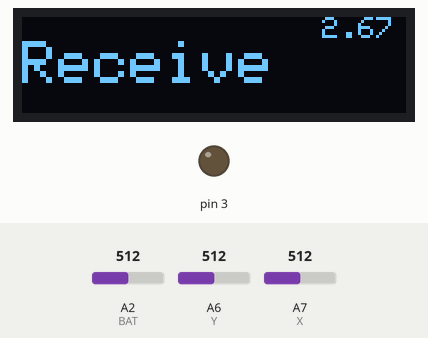
A sketch run on a simulated Arduino Nano, built with avr-gcc and run on an emulated ATmega328P. Parts: 128×32 one-colour display, output pins drawn as LEDs (lit = HIGH). Dashed ring = blinking. The inputs (shaded band) are chosen by the test bench; at power-on: A6 (Y) = 512, A2 (BAT) = 512, A7 (X) = 512. No radio packets arrive unless stated; what the sketch prints to the serial monitor is not drawn.

Above: at 1.2 s.
1.3 s: A6 (Y) set to 313
6.5 s: A6 (Y) set to 291
At 6.81 s:
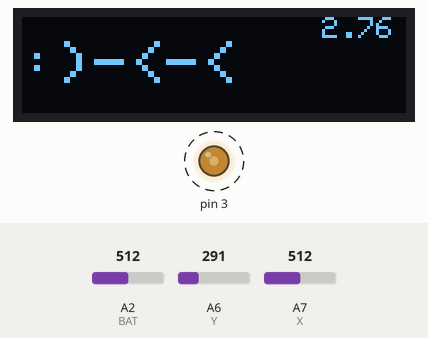
8.2 s: A2 (BAT) set to 762
At 10.33 s:
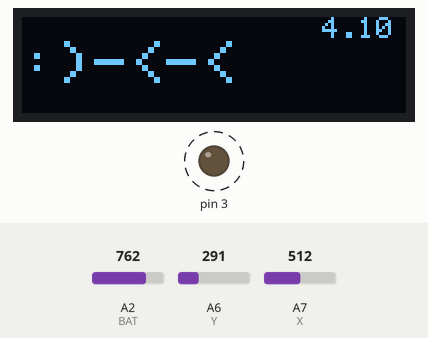
11.5 s: A2 (BAT) set to 785
At 15.11 s:
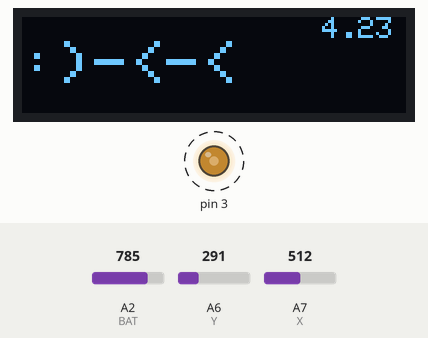
16.6 s: A6 (Y) set to 682
At 17.8 s:
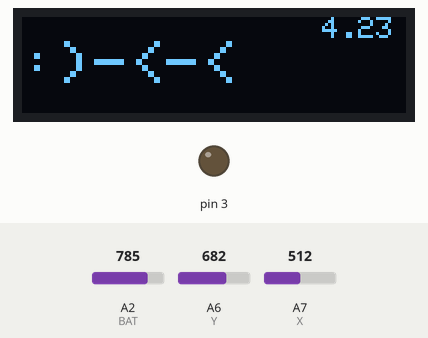
18.1 s: A6 (Y) set to 714
At 18.27 s:
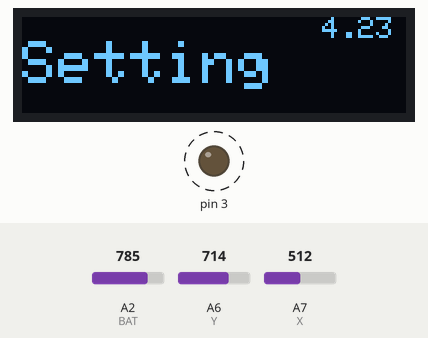
Timing chart, 0 to 21.1 s (numbered marks = the images above; inputs shaded):
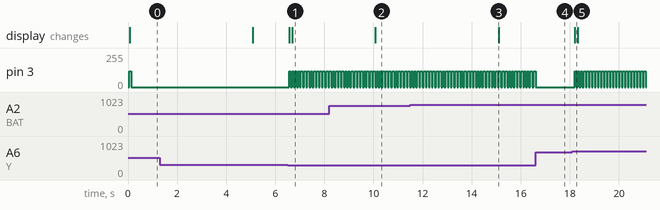

Measured:
- the behaviour switches between 300 and 299 on A6 (Y) (found by bisection; images 0 and 1)
- the behaviour switches between 700 and 701 on A6 (Y) (found by bisection; images 4 and 5)
- after the input at 6.5 s, pin 3: alternates 120/255 for 0.08 s and 0/255 for 0.05 s, starting after 0.06 s; the display: first changes after 0.08 s (image 1 shows a later state)
- after the input at 8.2 s, the display: changes after 1.9 s (image 2)
- after the input at 11.5 s, the display: changes after 3.6 s (image 3)
- after the input at 16.6 s, pin 3: goes on until 16.6 s, then stays 0/255
- after the input at 18.1 s, pin 3: alternates 120/255 for 0.08 s and 0/255 for 0.05 s, starting after 0.09 s; the display: changes after 0.11 s (image 5)

The sketch:

Syno_R_v0.1.ino.ino
```cpp
#include <SPI.h>
#include <Wire.h>
#include <Adafruit_GFX.h>
#include <Adafruit_SSD1306.h>
#include "nRF24L01.h"
#include "RF24.h"
#include "RF24_config.h"

Adafruit_SSD1306 display(128, 32, &Wire, 4);

#define Y A6
#define X A7
#define BAT A2

RF24 radio(7, 8);
const uint64_t pipe = 0xE8E8F0F1A1LL ;

unsigned long select_timer;
unsigned long motor_timer;
unsigned long BAT_timer;

int page = 0;
int select = 0;
int select_last, page_last;

float BAT_V;

String FRAME[4] = {"Messege", "Schedule", "Setting", ""};

typedef struct {

  int RC_INPUT[5];

  int CH_OUTPUT[5];

  int VOLTAGE;

  int OPENMV_STATUS;

  int MODE;

  int STATUS_CODE;

} RECEIVE;

RECEIVE RECEIVE_DATA ;

void setup() {
  Serial.begin(9600);
  display.begin(SSD1306_SWITCHCAPVCC, 0x3C);

  display.clearDisplay();
  // put your setup code here, to run once:
  pinMode(BAT, INPUT);
  BAT_V = float(analogRead(BAT) * 0.0052125);

  display.fillScreen(WHITE);
  display.display();

  radio.begin();
  radio.setPALevel(RF24_PA_MAX);
  radio.setChannel(1);
  radio.setDataRate(RF24_2MBPS);
  radio.openReadingPipe(1, pipe);
  radio.setCRCLength(RF24_CRC_8);
  radio.setAutoAck(0);
  radio.startListening();

  select_timer = millis();
  motor_timer = millis();
  BAT_timer = millis();

}

void loop() {
  menu();

}

void menu() {
  while (1) {
    display.clearDisplay();
    if (millis() - BAT_timer > 5000) {
      BAT_V = float(analogRead(BAT) * 0.0053823);
      BAT_timer = millis();
    }

    if (millis() - select_timer > 120) {

      if (analogRead(Y) > 700) {
        motor_timer = millis();
        select -= 1;
      } else if (analogRead(Y) < 300) {
        motor_timer = millis();
        select += 1;
      }

      select = constrain(select , 0 , 2);
      select_timer = millis();

    }
    if (millis() - motor_timer < 70) {
      analogWrite(3, 120);
    } else {
      analogWrite(3, 0);
    }

    select_last = select;
    page_last = page;

    SELECT_OPTION();
    Serial.print(analogRead(X));
    Serial.print(" ");
    Serial.println(analogRead(Y));


      display.setCursor(100, 0);
      display.setTextSize(1);
      display.setTextColor(WHITE);
      display.print(BAT_V);

    if (select == 0) {
      display.setCursor(0,8);
      display.setTextSize(2);
      display.print("Receive");
    } else if (select == 1) {
      display.setCursor(0,8);
      display.setTextSize(2);
      display.print("Setting");
    } else if (select == 2) {
      display.setCursor(0,8);
      display.setTextSize(2);
      display.print(":)-<-<");
    }
    display.display();
  }
}

void SELECT_OPTION() {
  if (analogRead(X) < 300) {
    switch (page + select) {
      case 0:
        INFO_READ();
        break;
      case 1:
        MESSAGE();
        break;
      case 2:
        SETTING();
        break;
    }

  }
}


void INFO_READ() {
  display.clearDisplay();
  while (1) {
    if (radio.available()) {
      while (radio.available()) {
        radio.read(&RECEIVE_DATA , sizeof(RECEIVE_DATA));
      }
    }


      display.setCursor(0,0);
      display.setTextColor(WHITE);
      display.print(RECEIVE_DATA.RC_INPUT[0]);
      display.print(" ");
      display.print(RECEIVE_DATA.RC_INPUT[1]);
      display.print(" ");
      display.print(RECEIVE_DATA.RC_INPUT[2]);
      display.print(" ");
      display.print(RECEIVE_DATA.RC_INPUT[3]);
      display.println(" ");
      display.print(RECEIVE_DATA.RC_INPUT[4]);
      display.print(" ");
      display.print(RECEIVE_DATA.CH_OUTPUT[0]);
      display.print(" ");
      display.print(RECEIVE_DATA.CH_OUTPUT[1]);
      display.print(" ");
      display.print(RECEIVE_DATA.CH_OUTPUT[2]);
      display.print(" ");
      display.println(RECEIVE_DATA.CH_OUTPUT[3]);

    /*
    display.drawLine(32, 16, map(RECEIVE_DATA.CH_OUTPUT[3], 1912, 1092, 48, 16), map(RECEIVE_DATA.CH_OUTPUT[2], 1092, 1912, 32, 0), WHITE);
    display.drawLine(96, 16, map(RECEIVE_DATA.CH_OUTPUT[0], 1092, 1912, 80, 112), map(RECEIVE_DATA.CH_OUTPUT[1], 1912, 1092, 32, 0), WHITE);
    display.setCursor(40, 24);
    display.setTextColor(WHITE);
    display.println(RECEIVE_DATA.OPENMV_STATUS);
    */
    display.display();

    if (analogRead(X) > 700) {
      motor_timer =  millis();
      break;
    }

  }
}
void SCHEDULE() {

}
void MESSAGE() {

}
void SETTING() {

}
```
